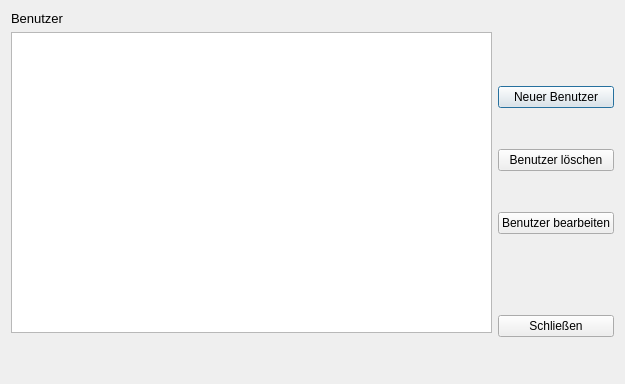
<?xml version="1.0" encoding="UTF-8"?>
<ui version="4.0">
 <class>usermanagementdialog</class>
 <widget class="QDialog" name="usermanagementdialog">
  <property name="geometry">
   <rect>
    <x>0</x>
    <y>0</y>
    <width>625</width>
    <height>384</height>
   </rect>
  </property>
  <property name="windowTitle">
   <string>Dialog</string>
  </property>
  <layout class="QHBoxLayout" name="horizontalLayout_2">
   <item>
    <layout class="QVBoxLayout" name="verticalLayout_3">
     <item>
      <layout class="QHBoxLayout" name="horizontalLayout">
       <item>
        <layout class="QVBoxLayout" name="verticalLayout">
         <item>
          <widget class="QLabel" name="label_User">
           <property name="font">
            <font>
             <pointsize>10</pointsize>
            </font>
           </property>
           <property name="locale">
            <locale language="German" country="Germany"/>
           </property>
           <property name="text">
            <string>Benutzer</string>
           </property>
          </widget>
         </item>
         <item>
          <widget class="QTableView" name="tableView_User"/>
         </item>
         <item>
          <spacer name="verticalSpacer_2">
           <property name="orientation">
            <enum>Qt::Vertical</enum>
           </property>
           <property name="sizeType">
            <enum>QSizePolicy::Minimum</enum>
           </property>
           <property name="sizeHint" stdset="0">
            <size>
             <width>20</width>
             <height>40</height>
            </size>
           </property>
          </spacer>
         </item>
        </layout>
       </item>
       <item>
        <layout class="QVBoxLayout" name="verticalLayout_2">
         <item>
          <spacer name="verticalSpacer_3">
           <property name="orientation">
            <enum>Qt::Vertical</enum>
           </property>
           <property name="sizeType">
            <enum>QSizePolicy::Maximum</enum>
           </property>
           <property name="sizeHint" stdset="0">
            <size>
             <width>20</width>
             <height>40</height>
            </size>
           </property>
          </spacer>
         </item>
         <item>
          <widget class="QPushButton" name="pushButton_newUser">
           <property name="text">
            <string>Neuer Benutzer</string>
           </property>
          </widget>
         </item>
         <item>
          <widget class="QPushButton" name="pushButton_deleteUser">
           <property name="text">
            <string>Benutzer löschen</string>
           </property>
          </widget>
         </item>
         <item>
          <widget class="QPushButton" name="pushButton_editUser">
           <property name="text">
            <string>Benutzer bearbeiten</string>
           </property>
          </widget>
         </item>
         <item>
          <spacer name="verticalSpacer">
           <property name="orientation">
            <enum>Qt::Vertical</enum>
           </property>
           <property name="sizeType">
            <enum>QSizePolicy::Maximum</enum>
           </property>
           <property name="sizeHint" stdset="0">
            <size>
             <width>20</width>
             <height>40</height>
            </size>
           </property>
          </spacer>
         </item>
         <item>
          <widget class="QPushButton" name="pushButton_close">
           <property name="text">
            <string>Schließen</string>
           </property>
          </widget>
         </item>
        </layout>
       </item>
      </layout>
     </item>
    </layout>
   </item>
  </layout>
 </widget>
 <resources/>
 <connections/>
</ui>
